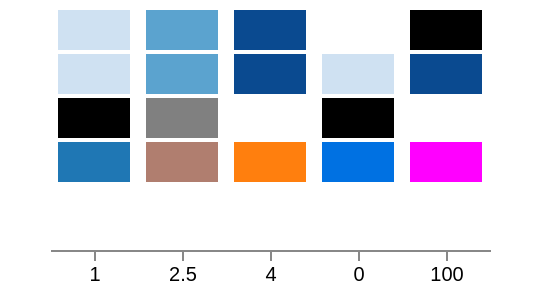

Express this chart as Vega-Lite.
### Vega specification from a JSON file in a GitHub repository (floating-point values rounded to 4 significant figures)
{"$schema": "https://vega.github.io/schema/vega/v6.json", "description": "A continuous colour scale does **not** clamp unless it is asked to. d3's continuous scale is `clamp ? Math.max(0, Math.min(1, x * k10)) : x * k10` with `clamp` false until someone sets it, and a colour range does not change that — so a value below the domain takes a position below zero and the ramp is *extrapolated* through it. The extrapolation is d3's `piecewise`, whose clamp is on the **segment index** and not on `t`: `i = Math.max(0, Math.min(n - 1, Math.floor(t *= n)))`, then `I[i](t - i)`. A third of a domain below the start of a sixteen-stop scheme, that evaluates the first segment at -5, and the channels saturate on the way out — upstream's blues ramp answers white, which is no colour in the scheme at all, and the same ramp above its domain answers black. This engine clamped by default and, told not to, answered **no colour whatsoever**; both halves were wrong in the same direction, which is why it looked consistent. The rows are: `ramp`, the default; `pinned`, the same scale with `clamp: true`, which is what this engine used to give everything; `pair`, a range written out as two colours, which follows the identical rule and only *looks* clamped because extrapolating past pure black or pure white saturates back to itself; and `lab`, the same rule through a non-RGB interpolator, where extrapolating leaves the space's own gamut and the conversion back is what pins the channels. The two right-hand columns are outside the domain and are the whole point; the three on the left are inside it and say what this costs, which is nothing.", "width": 260, "height": 120, "padding": 5, "data": [{"name": "t", "values": [{"v": 1, "n": 1}, {"v": 2.5, "n": 2}, {"v": 4, "n": 3}, {"v": 0, "n": 4}, {"v": 100, "n": 5}]}], "scales": [{"name": "ramp", "type": "linear", "domain": [1, 4], "range": {"scheme": "blues"}}, {"name": "pinned", "type": "linear", "domain": [1, 4], "range": {"scheme": "blues"}, "clamp": true}, {"name": "pair", "type": "linear", "domain": [1, 4], "range": ["#000000", "#ffffff"]}, {"name": "lab", "type": "linear", "domain": [1, 4], "range": ["#1f77b4", "#ff7f0e"], "interpolate": "lab"}, {"name": "at", "type": "point", "domain": [1, 2.5, 4, 0, 100], "range": [20, 240], "padding": 0.5}], "axes": [{"orient": "bottom", "scale": "at"}], "marks": [{"type": "rect", "from": {"data": "t"}, "encode": {"enter": {"x": {"scale": "at", "field": "v", "offset": -18}, "width": {"value": 36}, "y": {"value": 0}, "height": {"value": 20}, "fill": {"scale": "ramp", "field": "v"}}}}, {"type": "rect", "from": {"data": "t"}, "encode": {"enter": {"x": {"scale": "at", "field": "v", "offset": -18}, "width": {"value": 36}, "y": {"value": 22}, "height": {"value": 20}, "fill": {"scale": "pinned", "field": "v"}}}}, {"type": "rect", "from": {"data": "t"}, "encode": {"enter": {"x": {"scale": "at", "field": "v", "offset": -18}, "width": {"value": 36}, "y": {"value": 44}, "height": {"value": 20}, "fill": {"scale": "pair", "field": "v"}}}}, {"type": "rect", "from": {"data": "t"}, "encode": {"enter": {"x": {"scale": "at", "field": "v", "offset": -18}, "width": {"value": 36}, "y": {"value": 66}, "height": {"value": 20}, "fill": {"scale": "lab", "field": "v"}}}}]}
